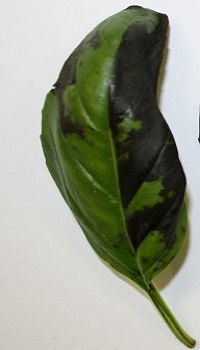
%> input picture all/all/10b.jpg, 200 x 350 px
$ octave main.m   (GNU Octave 9; MATLAB toolbox functions it lacks are replaced by stand-ins)
%> lines starting %> are read from the running program, lines starting %| are printed output that depends on the picture
clc;
workspace;
close all;
opFolder = fullfile(cd);

A=imread('10b.jpg');
%> A is the input picture: size 350x200x3 uint8; mean R, G, B 148.6, 153.2, 136.3
B=rgb2gray(A);
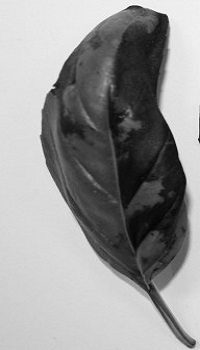
%> B: size 350x200 uint8; min 1, max 255, mean 149.9
C=double(B);
for i=1:size(C,1)-2
    for j=1:size(C,2)-2
        %Sobel mask for x-direction:
        Gx=((2*C(i+2,j+1)+C(i+2,j)+C(i+2,j+2))-(2*C(i,j+1)+C(i,j)+C(i,j+2)));
        %Sobel mask for y-direction:
        Gy=((2*C(i+1,j+2)+C(i,j+2)+C(i+2,j+2))-(2*C(i+1,j)+C(i,j)+C(i+2,j)));

        %The gradient of the image
        %B(i,j)=abs(Gx)+abs(Gy);
        B(i,j)=sqrt(Gx.^2+Gy.^2);

    end
end
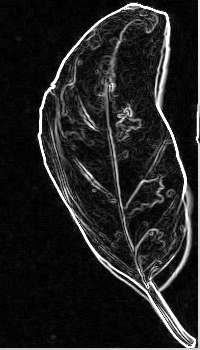
%> B: size 350x200 uint8; min 0, max 255, mean 34.3

opFullFileName = fullfile(opFolder,'1c_1.jpg');
imwrite(B, opFullFileName,'jpg');

BW = imread('1c_1.jpg');
%> BW: size 350x200 uint8; min 0, max 255, mean 34.3; mean of the top-left, top-right, bottom-left and bottom-right quarters 26.6, 44.1, 17, 49.5
L = bwlabel(BW,8);
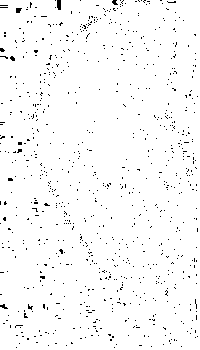
%> L: size 350x200 double; values 0 (black) and 1 (white), 97.6% white; black in thin lines or dots
stats = regionprops(L,'EulerNumber');
%> stats = 1 region; EulerNumber: -888
x= [stats.EulerNumber];
%> x = -888
ans=min(x);
%> ans = -888

if ans<=(-360) && ans>=(-372) || ans<=(-400) && ans>=(-419) || ans<=(-505) && ans>=(-510) || ans<=(-601) && ans>=(-603) || ans<=(-630) && ans>=(-637) || ans<=(-655) && ans>=(-665) || ans<=(-830) && ans>=(-895) || ans<=(-975) && ans>=(-990) || ans<=(-1020) && ans>=(-1080)
    msgbox('Bacterial Leaf Spot');
    fileID = fopen('exp.txt','w');
    fprintf(fileID,'%6s %12s\n','Bacterial Leaf Spot');
    fclose(fileID);


elseif ans<=(-420) && ans>=(-440) || ans<=(-452) && ans>=(-455) || ans<=(-515) && ans>=(-535) || ans<=(-560) && ans>=(-570) || ans<=(-600) && ans>=(-610) || ans<=(-755) && ans>=(-765) || ans<=(-795) && ans>=(-810) || ans<=(-1090) && ans>=(-1100)
        msgbox('Cercospora leaf spot');
        fileID = fopen('exp.txt','w');
        fprintf(fileID,'%6s %12s\n','Cercospora leaf spot');
        fclose(fileID);

elseif ans<=(-373) && ans>=(-390) || ans<=(-445) && ans>=(-451) || ans<=(-500) && ans>=(-504) || ans<=(-540) && ans>=(-555) || ans<=(-574) && ans>=(-590) || ans<=(-612) && ans>=(-625) || ans<=(-638) && ans>=(-650) || ans<=(-1260) && ans>=(-1270)
        msgbox('flee beetle');
        fileID = fopen('exp.txt','w');
        fprintf(fileID,'%6s %12s\n','flee beetle');
        fclose(fileID);
else
         msgbox(' Not recognized');
        fileID = fopen('exp.txt','w');
        fprintf(fileID,'%6s %12s\n','Not recognized');
        fclose(fileID);
end
        imwrite(B,'image2.jpg');
        imwrite(A,'ima.jpg');
        delete 10b.jpg

$ run again, with all/all/11b.jpg copied over all/all/10b.jpg
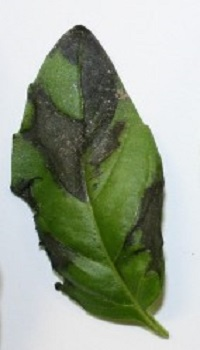
%> input picture all/all/11b.jpg, 200 x 350 px
%> A is the input picture: size 350x200x3 uint8; mean R, G, B 155.9, 165.4, 147.5
%> after the loop `for i=1:size(C,1)-2`:
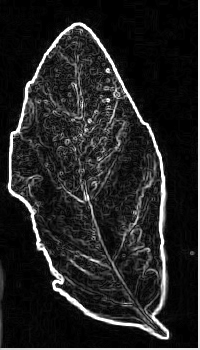
%> B: size 350x200 uint8; min 0, max 255, mean 35.8
%> `L = bwlabel(BW,8);`:
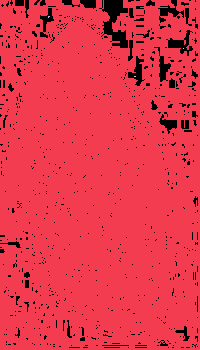
%> L: size 350x200 double; 5 distinct labels, from 0 to 4; one colour per label, 0 black
%> stats = 4 regions; EulerNumber: -836, 1, 1, 1
%> x = [-836 1 1 1]
%> ans = -836

$ run again, with all/all/12b.jpg copied over all/all/10b.jpg
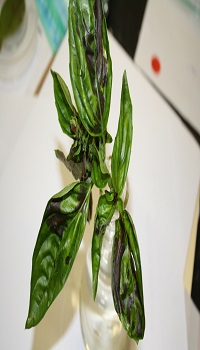
%> input picture all/all/12b.jpg, 200 x 350 px
%> A is the input picture: size 350x200x3 uint8; mean R, G, B 162, 165.8, 141
%> after the loop `for i=1:size(C,1)-2`:
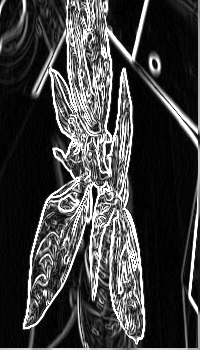
%> B: size 350x200 uint8; min 0, max 255, mean 63.4
%> `L = bwlabel(BW,8);`:
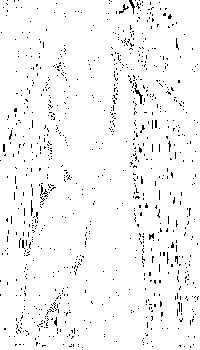
%> L: size 350x200 double; values 0 (black) and 1 (white), 96.5% white; black in thin lines or dots
%> stats = 1 region; EulerNumber: -1032
%> x = -1032

$ run again, with all/all/13b.jpg copied over all/all/10b.jpg
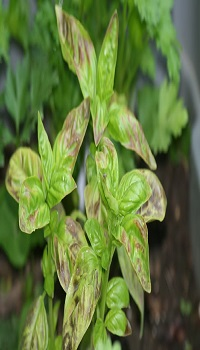
%> input picture all/all/13b.jpg, 200 x 350 px
%> A is the input picture: size 350x200x3 uint8; mean R, G, B 97.5, 119.1, 61.1
%> after the loop `for i=1:size(C,1)-2`:
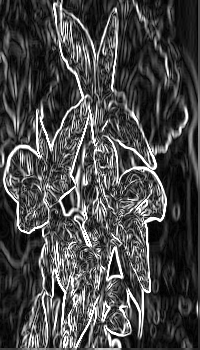
%> B: size 350x200 uint8; min 0, max 255, mean 71.5
%> `L = bwlabel(BW,8);`:
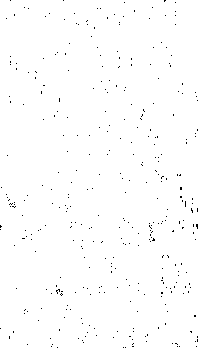
%> L: size 350x200 double; values 0 (black) and 1 (white), 99.3% white; black in thin lines or dots
%> stats = 1 region; EulerNumber: -369
%> x = -369
